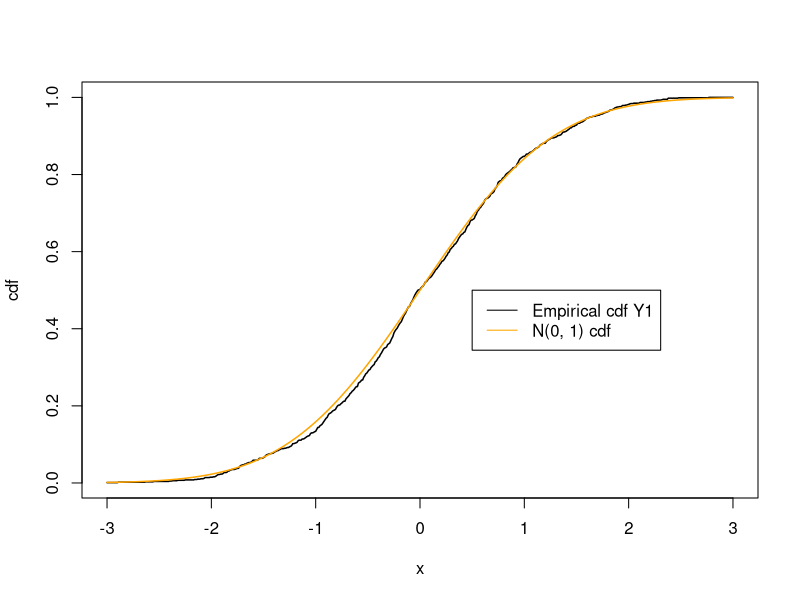
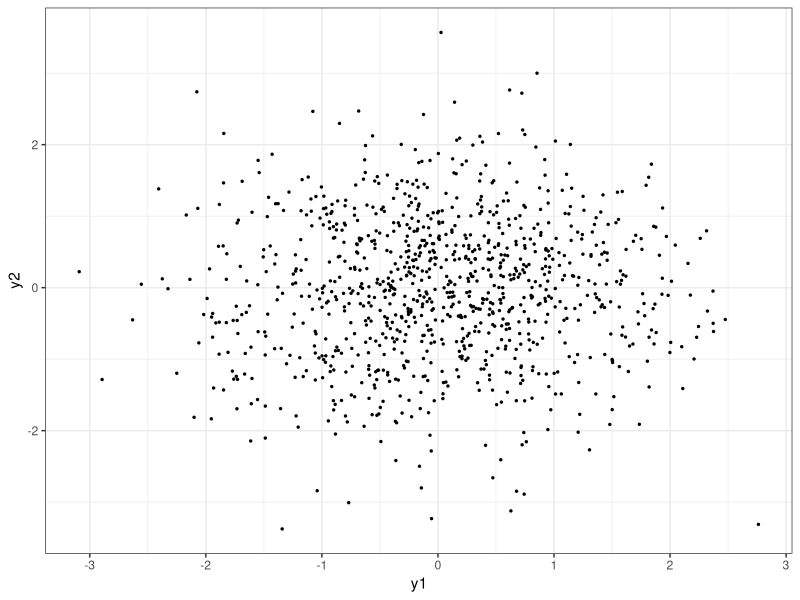

Reproduce these figures in R, in order.
## ---- chunk 1
# generate 1000 samples
u1 <- runif(1000)
u2 <- runif(1000)
y1 <- sqrt(-2*log(u1)) * cos(2*pi*u2)
y2 <- sqrt(-2*log(u1)) * sin(2*pi*u2)
## ---- chunk 2
gridpts <- seq(-3, 3, 0.01)
plot(gridpts, ecdf(y1)(gridpts), type="l", lwd=1.5, xlab="x", ylab="cdf")
lines(gridpts, pnorm(gridpts), col="orange", lwd=1.5)
legend(0.5,0.5,c("Empirical cdf Y1","N(0, 1) cdf"),lty=c(1,1),col=c("black","orange"))
## ---- chunk 3
library(tidyverse)
data.frame(y1, y2) |>
  ggplot(aes(x = y1, y = y2)) +
  geom_point(size=0.5) +
  theme_bw()
